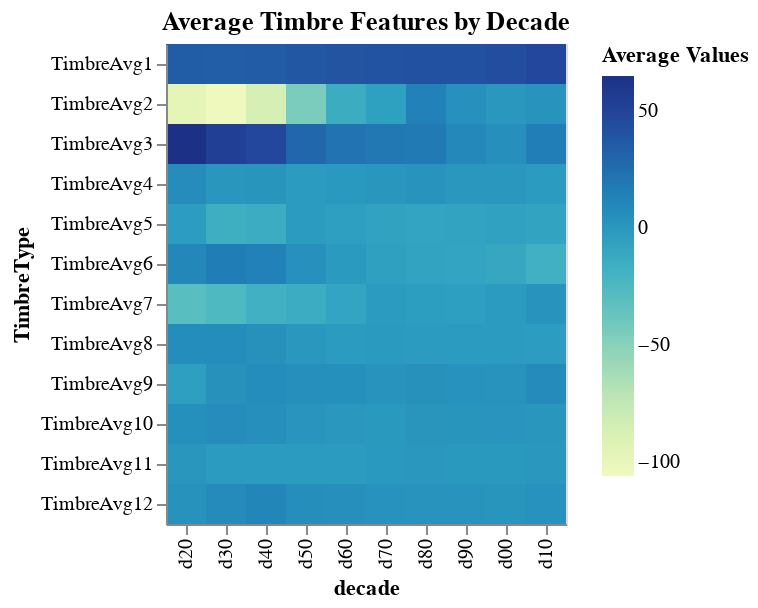

Notebook source saved alongside this figure:
### Code cell
# plot timbre feature averages by decades 
# compute decades 
timbre_avg_by_decade = pd.read_csv('preprocess/timbre_avg_by_decade.csv')
timbre_avg_by_decade_long = timbre_avg_by_decade.melt("decade", var_name='TimbreType', value_name='Average Values')
decade_seq = [f'd{s}0' for s in [2, 3, 4, 5, 6, 7, 8, 9, 0, 1]]
alt.Chart(timbre_avg_by_decade_long).mark_rect().encode(
    x=alt.X('decade:O', sort=decade_seq),
    y=alt.Y('TimbreType:O', sort=timbre_cols),
    color='Average Values:Q',
    tooltip=['decade', 'TimbreType', 'Average Values']
).properties(
    title='Average Timbre Features by Decade'
)

### Figure 1 — Vega-Lite specification as saved in the notebook (floating-point values rounded to 4 significant figures)
{"config": {"view": {"continuousWidth": 400, "continuousHeight": 300}}, "data": {"name": "data-530b52a17ea63fd17a5a043c78312561"}, "mark": "rect", "encoding": {"color": {"type": "quantitative", "field": "Average Values"}, "tooltip": [{"type": "nominal", "field": "decade"}, {"type": "nominal", "field": "TimbreType"}, {"type": "quantitative", "field": "Average Values"}], "x": {"type": "ordinal", "field": "decade", "sort": ["d20", "d30", "d40", "d50", "d60", "d70", "d80", "d90", "d00", "d10"]}, "y": {"type": "ordinal", "field": "TimbreType", "sort": ["TimbreAvg1", "TimbreAvg2", "TimbreAvg3", "TimbreAvg4", "TimbreAvg5", "TimbreAvg6", "TimbreAvg7", "TimbreAvg8", "TimbreAvg9", "TimbreAvg10", "TimbreAvg11", "TimbreAvg12"]}}, "title": "Average Timbre Features by Decade", "$schema": "https://vega.github.io/schema/vega-lite/v4.8.1.json", "datasets": {"data-530b52a17ea63fd17a5a043c78312561": [{"decade": "d00", "TimbreType": "TimbreAvg1", "Average Values": 44.32}, {"decade": "d10", "TimbreType": "TimbreAvg1", "Average Values": 48.03}, {"decade": "d20", "TimbreType": "TimbreAvg1", "Average Values": 34.46}, {"decade": "d30", "TimbreType": "TimbreAvg1", "Average Values": 34.14}, {"decade": "d40", "TimbreType": "TimbreAvg1", "Average Values": 35.55}, {"decade": "d50", "TimbreType": "TimbreAvg1", "Average Values": 38.27}, {"decade": "d60", "TimbreType": "TimbreAvg1", "Average Values": 40.29}, {"decade": "d70", "TimbreType": "TimbreAvg1", "Average Values": 41.24}, {"decade": "d80", "TimbreType": "TimbreAvg1", "Average Values": 41.95}, {"decade": "d90", "TimbreType": "TimbreAvg1", "Average Values": 41.96}, {"decade": "d00", "TimbreType": "TimbreAvg2", "Average Values": -0.007627}, {"decade": "d10", "TimbreType": "TimbreAvg2", "Average Values": 2.732}, {"decade": "d20", "TimbreType": "TimbreAvg2", "Average Values": -97.56}, {"decade": "d30", "TimbreType": "TimbreAvg2", "Average Values": -106.2}, {"decade": "d40", "TimbreType": "TimbreAvg2", "Average Values": -85.92}, {"decade": "d50", "TimbreType": "TimbreAvg2", "Average Values": -44.67}, {"decade": "d60", "TimbreType": "TimbreAvg2", "Average Values": -14.13}, {"decade": "d70", "TimbreType": "TimbreAvg2", "Average Values": -4.575}, {"decade": "d80", "TimbreType": "TimbreAvg2", "Average Values": 14.27}, {"decade": "d90", "TimbreType": "TimbreAvg2", "Average Values": 4.961}, {"decade": "d00", "TimbreType": "TimbreAvg3", "Average Values": 5.642}, {"decade": "d10", "TimbreType": "TimbreAvg3", "Average Values": 15.97}, {"decade": "d20", "TimbreType": "TimbreAvg3", "Average Values": 65.15}, {"decade": "d30", "TimbreType": "TimbreAvg3", "Average Values": 54.04}, {"decade": "d40", "TimbreType": "TimbreAvg3", "Average Values": 48.2}, {"decade": "d50", "TimbreType": "TimbreAvg3", "Average Values": 28.72}, {"decade": "d60", "TimbreType": "TimbreAvg3", "Average Values": 22.21}, {"decade": "d70", "TimbreType": "TimbreAvg3", "Average Values": 19.26}, {"decade": "d80", "TimbreType": "TimbreAvg3", "Average Values": 18.06}, {"decade": "d90", "TimbreType": "TimbreAvg3", "Average Values": 9.784}, {"decade": "d00", "TimbreType": "TimbreAvg4", "Average Values": 1.094}, {"decade": "d10", "TimbreType": "TimbreAvg4", "Average Values": -2.353}, {"decade": "d20", "TimbreType": "TimbreAvg4", "Average Values": 7.412}, {"decade": "d30", "TimbreType": "TimbreAvg4", "Average Values": 1.357}, {"decade": "d40", "TimbreType": "TimbreAvg4", "Average Values": 2.311}, {"decade": "d50", "TimbreType": "TimbreAvg4", "Average Values": -1.838}, {"decade": "d60", "TimbreType": "TimbreAvg4", "Average Values": -0.4648}, {"decade": "d70", "TimbreType": "TimbreAvg4", "Average Values": 1.686}, {"decade": "d80", "TimbreType": "TimbreAvg4", "Average Values": 3.551}, {"decade": "d90", "TimbreType": "TimbreAvg4", "Average Values": 0.7761}, {"decade": "d00", "TimbreType": "TimbreAvg5", "Average Values": -6.0}, {"decade": "d10", "TimbreType": "TimbreAvg5", "Average Values": -7.479}, {"decade": "d20", "TimbreType": "TimbreAvg5", "Average Values": -2.827}, {"decade": "d30", "TimbreType": "TimbreAvg5", "Average Values": -15.58}, {"decade": "d40", "TimbreType": "TimbreAvg5", "Average Values": -13.94}, {"decade": "d50", "TimbreType": "TimbreAvg5", "Average Values": -2.095}, {"decade": "d60", "TimbreType": "TimbreAvg5", "Average Values": -4.525}, {"decade": "d70", "TimbreType": "TimbreAvg5", "Average Values": -7.148}, {"decade": "d80", "TimbreType": "TimbreAvg5", "Average Values": -8.234}, {"decade": "d90", "TimbreType": "TimbreAvg5", "Average Values": -7.568}, {"decade": "d00", "TimbreType": "TimbreAvg6", "Average Values": -10.75}, {"decade": "d10", "TimbreType": "TimbreAvg6", "Average Values": -17.35}, {"decade": "d20", "TimbreType": "TimbreAvg6", "Average Values": 10.39}, {"decade": "d30", "TimbreType": "TimbreAvg6", "Average Values": 16.35}, {"decade": "d40", "TimbreType": "TimbreAvg6", "Average Values": 14.11}, {"decade": "d50", "TimbreType": "TimbreAvg6", "Average Values": 5.046}, {"decade": "d60", "TimbreType": "TimbreAvg6", "Average Values": -1.23}, {"decade": "d70", "TimbreType": "TimbreAvg6", "Average Values": -5.186}, {"decade": "d80", "TimbreType": "TimbreAvg6", "Average Values": -7.756}, {"decade": "d90", "TimbreType": "TimbreAvg6", "Average Values": -8.412}, {"decade": "d00", "TimbreType": "TimbreAvg7", "Average Values": -1.397}, {"decade": "d10", "TimbreType": "TimbreAvg7", "Average Values": 2.476}, {"decade": "d20", "TimbreType": "TimbreAvg7", "Average Values": -30.23}, {"decade": "d30", "TimbreType": "TimbreAvg7", "Average Values": -25.34}, {"decade": "d40", "TimbreType": "TimbreAvg7", "Average Values": -17.07}, {"decade": "d50", "TimbreType": "TimbreAvg7", "Average Values": -14.0}, {"decade": "d60", "TimbreType": "TimbreAvg7", "Average Values": -8.43}, {"decade": "d70", "TimbreType": "TimbreAvg7", "Average Values": -2.467}, {"decade": "d80", "TimbreType": "TimbreAvg7", "Average Values": -3.477}, {"decade": "d90", "TimbreType": "TimbreAvg7", "Average Values": -4.109}, {"decade": "d00", "TimbreType": "TimbreAvg8", "Average Values": -2.02}, {"decade": "d10", "TimbreType": "TimbreAvg8", "Average Values": -3.047}, {"decade": "d20", "TimbreType": "TimbreAvg8", "Average Values": 7.22}, {"decade": "d30", "TimbreType": "TimbreAvg8", "Average Values": 6.875}, {"decade": "d40", "TimbreType": "TimbreAvg8", "Average Values": 4.521}, {"decade": "d50", "TimbreType": "TimbreAvg8", "Average Values": 0.3037}, {"decade": "d60", "TimbreType": "TimbreAvg8", "Average Values": -2.253}, {"decade": "d70", "TimbreType": "TimbreAvg8", "Average Values": -0.9767}, {"decade": "d80", "TimbreType": "TimbreAvg8", "Average Values": -1.862}, {"decade": "d90", "TimbreType": "TimbreAvg8", "Average Values": -1.366}, {"decade": "d00", "TimbreType": "TimbreAvg9", "Average Values": 3.491}, {"decade": "d10", "TimbreType": "TimbreAvg9", "Average Values": 8.185}, {"decade": "d20", "TimbreType": "TimbreAvg9", "Average Values": -4.507}, {"decade": "d30", "TimbreType": "TimbreAvg9", "Average Values": 4.265}, {"decade": "d40", "TimbreType": "TimbreAvg9", "Average Values": 7.316}, {"decade": "d50", "TimbreType": "TimbreAvg9", "Average Values": 6.082}, {"decade": "d60", "TimbreType": "TimbreAvg9", "Average Values": 5.23}, {"decade": "d70", "TimbreType": "TimbreAvg9", "Average Values": 3.342}, {"decade": "d80", "TimbreType": "TimbreAvg9", "Average Values": 4.279}, {"decade": "d90", "TimbreType": "TimbreAvg9", "Average Values": 4.074}, {"decade": "d00", "TimbreType": "TimbreAvg10", "Average Values": 1.906}, {"decade": "d10", "TimbreType": "TimbreAvg10", "Average Values": 1.734}, {"decade": "d20", "TimbreType": "TimbreAvg10", "Average Values": 5.36}, {"decade": "d30", "TimbreType": "TimbreAvg10", "Average Values": 7.852}, {"decade": "d40", "TimbreType": "TimbreAvg10", "Average Values": 5.501}, {"decade": "d50", "TimbreType": "TimbreAvg10", "Average Values": 1.866}, {"decade": "d60", "TimbreType": "TimbreAvg10", "Average Values": 0.7038}, {"decade": "d70", "TimbreType": "TimbreAvg10", "Average Values": -0.1142}, {"decade": "d80", "TimbreType": "TimbreAvg10", "Average Values": 2.053}, {"decade": "d90", "TimbreType": "TimbreAvg10", "Average Values": 2.312}, {"decade": "d00", "TimbreType": "TimbreAvg11", "Average Values": -0.1354}, {"decade": "d10", "TimbreType": "TimbreAvg11", "Average Values": 1.005}, {"decade": "d20", "TimbreType": "TimbreAvg11", "Average Values": 1.6}, {"decade": "d30", "TimbreType": "TimbreAvg11", "Average Values": -1.608}, {"decade": "d40", "TimbreType": "TimbreAvg11", "Average Values": -2.181}, {"decade": "d50", "TimbreType": "TimbreAvg11", "Average Values": -2.375}, {"decade": "d60", "TimbreType": "TimbreAvg11", "Average Values": -1.624}, {"decade": "d70", "TimbreType": "TimbreAvg11", "Average Values": -0.2396}, {"decade": "d80", "TimbreType": "TimbreAvg11", "Average Values": 0.3388}, {"decade": "d90", "TimbreType": "TimbreAvg11", "Average Values": -0.1391}, {"decade": "d00", "TimbreType": "TimbreAvg12", "Average Values": 2.065}, {"decade": "d10", "TimbreType": "TimbreAvg12", "Average Values": 3.937}, {"decade": "d20", "TimbreType": "TimbreAvg12", "Average Values": 3.645}, {"decade": "d30", "TimbreType": "TimbreAvg12", "Average Values": 8.205}, {"decade": "d40", "TimbreType": "TimbreAvg12", "Average Values": 11.58}, {"decade": "d50", "TimbreType": "TimbreAvg12", "Average Values": 6.666}, {"decade": "d60", "TimbreType": "TimbreAvg12", "Average Values": 5.711}, {"decade": "d70", "TimbreType": "TimbreAvg12", "Average Values": 3.723}, {"decade": "d80", "TimbreType": "TimbreAvg12", "Average Values": 3.197}, {"decade": "d90", "TimbreType": "TimbreAvg12", "Average Values": 3.009}]}}
